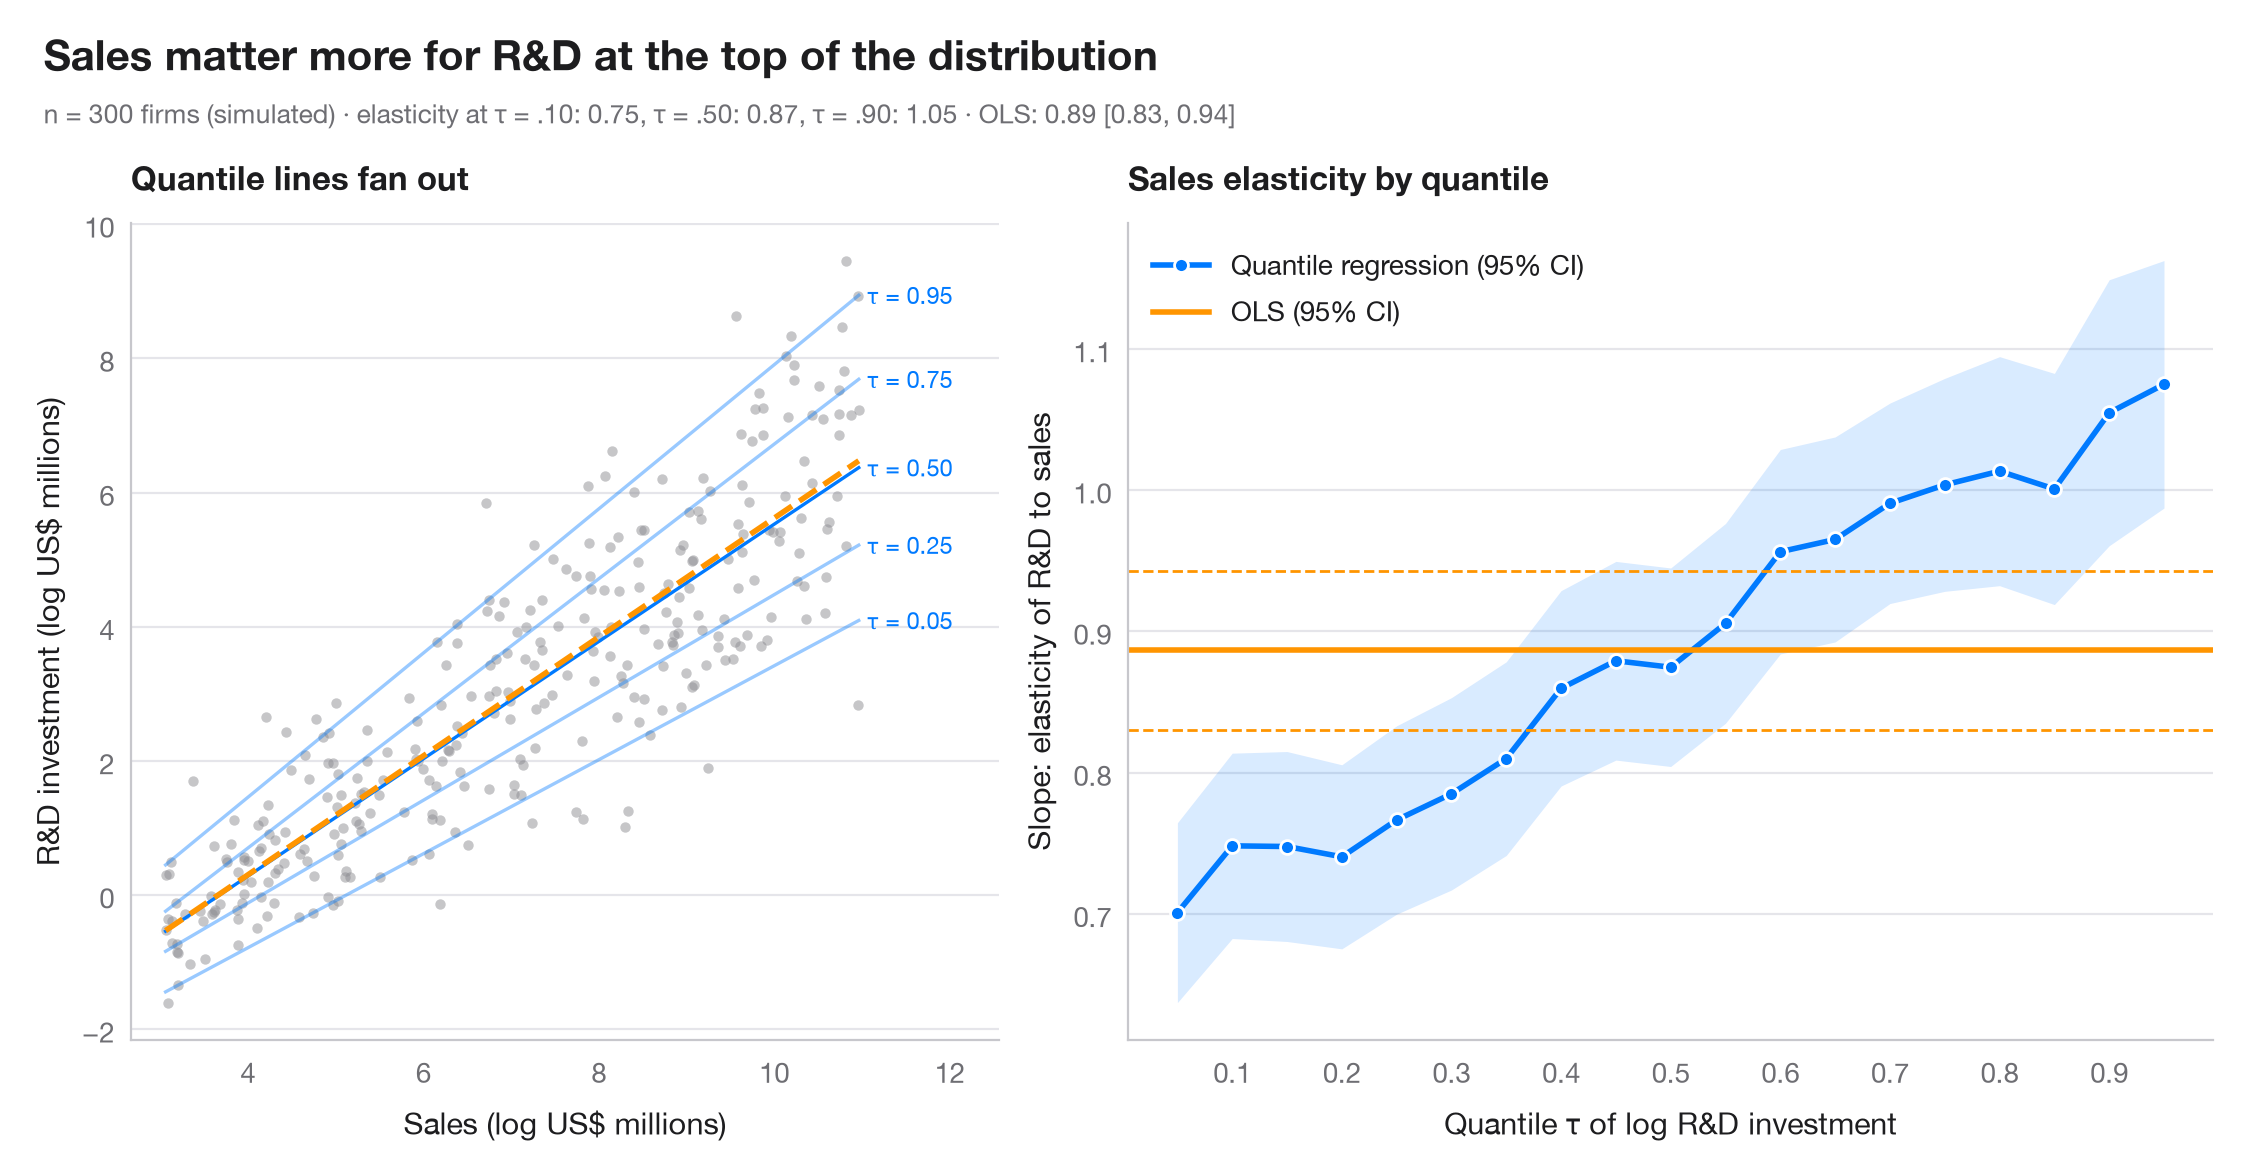

Python code for this plot:
"""
title: Quantile regression process
summary: How a slope changes across the conditional distribution, against the single OLS estimate.
r: quantreg::plot(summary(rq(tau = 1:19 / 20)))
tags: [quantile regression, heteroscedasticity, OLS, confidence interval, R&D]
description: |
  OLS estimates one slope: the effect on the conditional **mean**. Quantile
  regression estimates a slope for every conditional quantile τ, so you can see
  whether a predictor stretches the distribution rather than just shifting it.
  The dark line is the quantile-regression coefficient for τ = 0.05 … 0.95, with
  its 95% band; the orange line and dashed lines are the OLS estimate and its
  95% CI, constant by construction. The left panel shows the data with a few of
  the fitted quantile lines.

  The setting is Troadec & Warin (2015), a chapter of *L'économie du Québec 2015*
  on the place of Canadian firms in world R&D. The data are **simulated** for
  illustration — they are not the chapter's data or results: n = 300 firms, with
  log R&D investment against log sales (both in US$ millions), so each slope is an
  elasticity. Models are fitted with `smf.quantreg().fit(q=τ)` and `smf.ols()`.
"""
import matplotlib.pyplot as plt
import numpy as np
import pandas as pd
import statsmodels.formula.api as smf
# Simulated data, set in the context of Troadec & Warin (2015) [troadec2015]

# Data: 300 firms; the spread of R&D widens with firm size
rng = np.random.default_rng(2015)
n = 300
log_sales = rng.uniform(3, 11, n)
df = pd.DataFrame({"log_sales": log_sales,
                   "log_rd": -3 + 0.85 * log_sales + (0.2 + 0.13 * log_sales) * rng.normal(size=n)})
quantiles = np.arange(0.05, 0.96, 0.05)

# Fit one quantile regression per τ and keep slope + 95% CI
rows = []
for q in quantiles:
    fit = smf.quantreg("log_rd ~ log_sales", df).fit(q=q)
    lo, hi = fit.conf_int().loc["log_sales"]
    rows.append((q, fit.params["Intercept"], fit.params["log_sales"], lo, hi))
qr = np.array(rows)
ols = smf.ols("log_rd ~ log_sales", df).fit()
ols_lo, ols_hi = ols.conf_int().loc["log_sales"]

fig, (ax1, ax2) = plt.subplots(1, 2, figsize=(11, 5.65), layout="constrained",
                               gridspec_kw=dict(width_ratios=[1, 1.25]))
fig.get_layout_engine().set(rect=(0, 0, 1, 0.885))   # keep the top of the figure for the title and subtitle

# Left: data with selected quantile lines and the OLS line
ax1.scatter(df.log_sales, df.log_rd, s=14, color="#8E8E93", alpha=0.5, lw=0)
x = np.linspace(df.log_sales.min(), df.log_sales.max(), 50)
for q, a, s_, *_ in qr[[0, 4, 9, 14, 18]]:
    ax1.plot(x, a + s_ * x, color="#007AFF", lw=1.2, alpha=0.4 + 0.6 * (q == 0.5))
    ax1.text(x[-1] + 0.1, a + s_ * x[-1], f"τ = {q:.2f}", fontsize=8.5, color="#007AFF", va="center")
ax1.plot(x, ols.params["Intercept"] + ols.params["log_sales"] * x, color="#FF9500", lw=2, ls="--")
ax1.set_xlim(right=x[-1] + 1.6)
ax1.set_xlabel("Sales (log US$ millions)")
ax1.set_ylabel("R&D investment (log US$ millions)")
ax1.set_title("Quantile lines fan out", fontsize=12)

# Right: slope estimates across τ vs the OLS slope
ax2.fill_between(qr[:, 0], qr[:, 3], qr[:, 4], color="#007AFF", alpha=0.15, lw=0)
ax2.plot(qr[:, 0], qr[:, 2], "o-", color="#007AFF", ms=5, mec="white", mew=1, label="Quantile regression (95% CI)")
ax2.axhline(ols.params["log_sales"], color="#FF9500", lw=2, label="OLS (95% CI)")
for v in (ols_lo, ols_hi):
    ax2.axhline(v, color="#FF9500", lw=1, ls="--")
ax2.set_xticks(np.arange(0.1, 1.0, 0.1))
ax2.set_xlabel("Quantile τ of log R&D investment")
ax2.set_ylabel("Slope: elasticity of R&D to sales")
ax2.legend(loc="upper left")
ax2.set_title("Sales elasticity by quantile", fontsize=12)

slope = dict(zip(np.round(qr[:, 0], 2), qr[:, 2]))
fig.text(0.01, 0.947, "Sales matter more for R&D at the top of the distribution",
         fontsize=15, fontweight="semibold", va="bottom")
fig.text(0.01, 0.903, f"n = {len(df)} firms (simulated) · elasticity at τ = .10: {slope[0.1]:.2f}, "
         f"τ = .50: {slope[0.5]:.2f}, τ = .90: {slope[0.9]:.2f} · OLS: {ols.params['log_sales']:.2f} "
         f"[{ols_lo:.2f}, {ols_hi:.2f}]", fontsize=9.5, color="#6E6E73", va="bottom")
plt.show()
